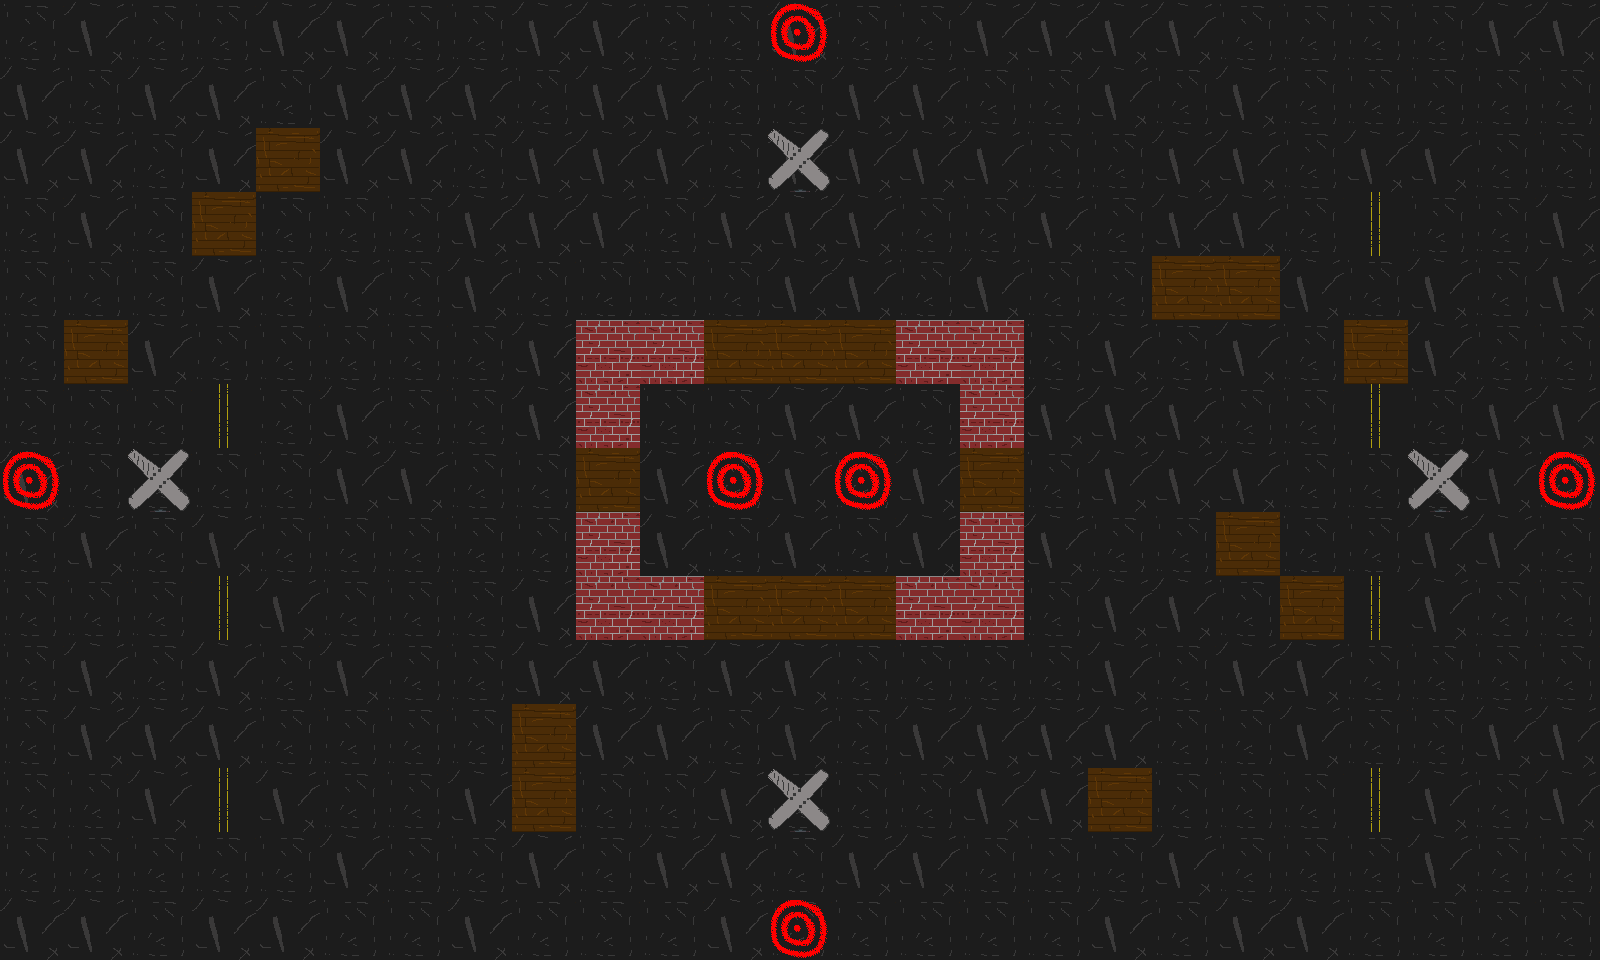

Tiled map render using the project's own tile images. Description and the whole map definition, tile-layer contents included, below:
An orthogonal 25x15 tile map with 64x64 px tiles, 2 tile layers (background, main).

<map version="1.2" tiledversion="1.2.1" orientation="orthogonal" renderorder="left-down" width="25" height="15" tilewidth="64" tileheight="64" infinite="0" nextlayerid="4" nextobjectid="1">
 <tileset firstgid="1" source="tileset.tsx" />
 <layer id="1" name="background" width="25" height="15">
  <data encoding="csv">
5,4,5,5,4,4,5,5,4,4,5,5,4,5,5,4,4,4,4,5,5,5,5,4,4,
4,5,4,4,5,4,4,4,5,4,4,5,5,4,4,5,5,4,5,4,5,5,5,5,5,
4,4,5,4,5,4,4,5,4,4,4,5,4,4,4,4,5,5,4,4,5,4,4,5,5,
5,4,5,3,5,5,5,4,4,4,5,4,4,4,5,5,4,5,4,4,5,3,5,5,4,
5,5,5,4,5,4,5,4,5,5,5,5,4,4,5,4,5,5,5,5,4,5,4,5,4,
5,4,4,5,5,5,5,5,4,4,5,5,5,5,4,5,5,4,5,4,5,5,4,5,5,
5,5,5,3,5,4,5,5,4,4,5,5,4,4,5,4,4,4,4,5,5,3,5,4,4,
4,5,5,5,5,4,4,5,5,5,4,5,4,5,4,5,5,4,4,4,5,5,5,4,5,
5,4,5,4,5,5,5,5,5,5,4,5,4,5,4,5,4,5,5,5,5,5,4,4,5,
5,5,5,3,4,5,5,5,4,4,5,4,5,4,4,4,5,4,4,5,5,3,4,5,5,
5,4,5,4,5,4,5,5,4,4,5,4,4,5,5,5,5,4,5,4,4,5,5,5,5,
5,4,4,4,5,5,5,5,5,4,4,5,4,5,4,4,4,4,5,5,4,5,5,4,4,
5,5,4,3,4,5,5,4,5,5,5,4,5,5,5,4,4,4,5,5,5,3,4,5,4,
5,5,5,5,5,4,5,5,4,5,4,4,5,4,4,5,5,5,4,5,5,5,4,5,5,
4,4,5,4,4,5,5,4,5,5,5,4,5,5,5,5,5,4,5,4,4,5,5,5,5
</data>
 </layer>
 <layer id="2" name="main" width="25" height="15">
  <data encoding="csv">
0,0,0,0,0,0,0,0,0,0,0,0,7,0,0,0,0,0,0,0,0,0,0,0,0,
0,0,0,0,0,0,0,0,0,0,0,0,0,0,0,0,0,0,0,0,0,0,0,0,0,
0,0,0,0,6,0,0,0,0,0,0,0,2,0,0,0,0,0,0,0,0,0,0,0,0,
0,0,0,6,0,0,0,0,0,0,0,0,0,0,0,0,0,0,0,0,0,0,0,0,0,
0,0,0,0,0,0,0,0,0,0,0,0,0,0,0,0,0,0,6,6,0,0,0,0,0,
0,6,0,0,0,0,0,0,0,1,1,6,6,6,1,1,0,0,0,0,0,6,0,0,0,
0,0,0,0,0,0,0,0,0,1,0,0,0,0,0,1,0,0,0,0,0,0,0,0,0,
7,0,2,0,0,0,0,0,0,6,0,7,0,7,0,6,0,0,0,0,0,0,2,0,7,
0,0,0,0,0,0,0,0,0,1,0,0,0,0,0,1,0,0,0,6,0,0,0,0,0,
0,0,0,0,0,0,0,0,0,1,1,6,6,6,1,1,0,0,0,0,6,0,0,0,0,
0,0,0,0,0,0,0,0,0,0,0,0,0,0,0,0,0,0,0,0,0,0,0,0,0,
0,0,0,0,0,0,0,0,6,0,0,0,0,0,0,0,0,0,0,0,0,0,0,0,0,
0,0,0,0,0,0,0,0,6,0,0,0,2,0,0,0,0,6,0,0,0,0,0,0,0,
0,0,0,0,0,0,0,0,0,0,0,0,0,0,0,0,0,0,0,0,0,0,0,0,0,
0,0,0,0,0,0,0,0,0,0,0,0,7,0,0,0,0,0,0,0,0,0,0,0,0
</data>
 </layer>
</map>
